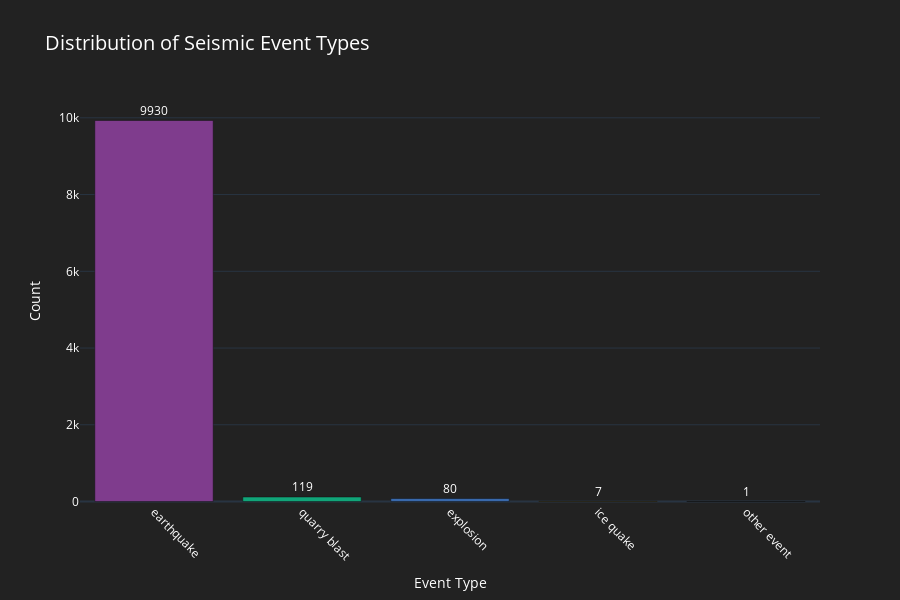

This figure's notebook cell:
### Code cell
fig = px.bar(
    x=event_type_counts.index, 
    y=event_type_counts.values,
    labels={'x': 'Event Type', 'y': 'Count'},
    title='Distribution of Seismic Event Types',
    color=event_type_counts.index,
    color_discrete_sequence=px.colors.qualitative.Bold
)

for i, v in enumerate(event_type_counts.values):
    fig.add_annotation(
        x=event_type_counts.index[i],
        y=v,
        text=str(v),
        showarrow=False,
        yshift=10
    )

fig.update_layout(
    template='plotly_dark',
    title_font=dict(size=20, color='white'),
    xaxis_title_font=dict(size=14, color='white'),
    yaxis_title_font=dict(size=14, color='white'),
    xaxis_tickangle=45,
    height=600,
    width=900,
    showlegend=False,
    plot_bgcolor='#222',
    paper_bgcolor='#222',
    font=dict(color='white')
)

fig.show()

fig.write_html('event_type_distribution_plotly.html', config={"displayModeBar": True})

### Figure 1 — Plotly figure (JSON) as saved in the notebook; plotly's stock layout.template omitted (floating-point values rounded to 4 significant figures)
{"data": [{"hovertemplate": "color=earthquake<br>Event Type=%{x}<br>Count=%{y}<extra></extra>", "legendgroup": "earthquake", "marker": {"color": "rgb(127, 60, 141)", "pattern": {"shape": ""}}, "name": "earthquake", "orientation": "v", "showlegend": true, "textposition": "auto", "type": "bar", "x": ["earthquake"], "xaxis": "x", "y": [9930], "yaxis": "y"}, {"hovertemplate": "color=quarry blast<br>Event Type=%{x}<br>Count=%{y}<extra></extra>", "legendgroup": "quarry blast", "marker": {"color": "rgb(17, 165, 121)", "pattern": {"shape": ""}}, "name": "quarry blast", "orientation": "v", "showlegend": true, "textposition": "auto", "type": "bar", "x": ["quarry blast"], "xaxis": "x", "y": [119], "yaxis": "y"}, {"hovertemplate": "color=explosion<br>Event Type=%{x}<br>Count=%{y}<extra></extra>", "legendgroup": "explosion", "marker": {"color": "rgb(57, 105, 172)", "pattern": {"shape": ""}}, "name": "explosion", "orientation": "v", "showlegend": true, "textposition": "auto", "type": "bar", "x": ["explosion"], "xaxis": "x", "y": [80], "yaxis": "y"}, {"hovertemplate": "color=ice quake<br>Event Type=%{x}<br>Count=%{y}<extra></extra>", "legendgroup": "ice quake", "marker": {"color": "rgb(242, 183, 1)", "pattern": {"shape": ""}}, "name": "ice quake", "orientation": "v", "showlegend": true, "textposition": "auto", "type": "bar", "x": ["ice quake"], "xaxis": "x", "y": [7], "yaxis": "y"}, {"hovertemplate": "color=other event<br>Event Type=%{x}<br>Count=%{y}<extra></extra>", "legendgroup": "other event", "marker": {"color": "rgb(231, 63, 116)", "pattern": {"shape": ""}}, "name": "other event", "orientation": "v", "showlegend": true, "textposition": "auto", "type": "bar", "x": ["other event"], "xaxis": "x", "y": [1], "yaxis": "y"}], "layout": {"annotations": [{"showarrow": false, "text": "9930", "x": "earthquake", "y": 9930, "yshift": 10}, {"showarrow": false, "text": "119", "x": "quarry blast", "y": 119, "yshift": 10}, {"showarrow": false, "text": "80", "x": "explosion", "y": 80, "yshift": 10}, {"showarrow": false, "text": "7", "x": "ice quake", "y": 7, "yshift": 10}, {"showarrow": false, "text": "1", "x": "other event", "y": 1, "yshift": 10}], "barmode": "relative", "font": {"color": "white"}, "height": 600, "legend": {"title": {"text": "color"}, "tracegroupgap": 0}, "paper_bgcolor": "#222", "plot_bgcolor": "#222", "showlegend": false, "title": {"font": {"color": "white", "size": 20}, "text": "Distribution of Seismic Event Types"}, "width": 900, "xaxis": {"anchor": "y", "domain": [0, 1], "tickangle": 45, "title": {"font": {"color": "white", "size": 14}, "text": "Event Type"}}, "yaxis": {"anchor": "x", "domain": [0, 1], "title": {"font": {"color": "white", "size": 14}, "text": "Count"}}}}
